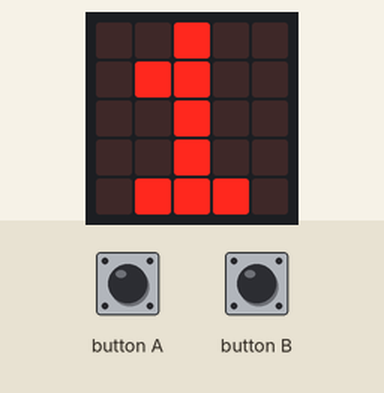
Recording of a program running on a simulated BBC micro:bit (MakeCode). Parts: the board's 5×5 LED display. Inputs (shaded band) come from the test bench.

Above: at 1.9 s.
2.0 s: button A pressed for 0.15 s
At 2.5 s:
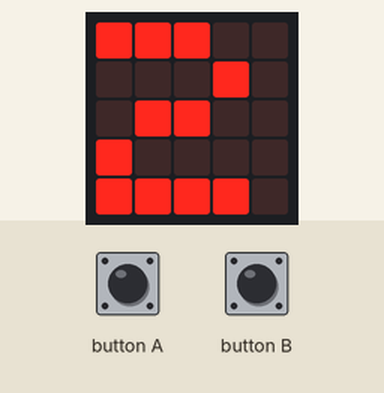
3.6 s: button A pressed for 0.15 s
At 4.9 s:
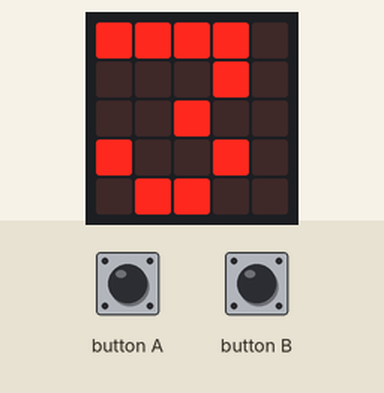
Timing chart, 0 to 6.6 s (numbered marks = the images above; inputs shaded):
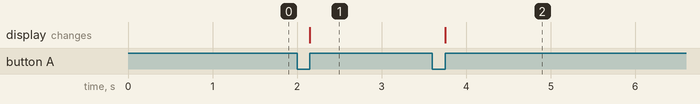

The program:

main.ts
```typescript
input.onButtonPressed(Button.A, function on_button_pressed_a() {

    nb += 1
    basic.showString("" + ("" + nb))
})
input.onButtonPressed(Button.B, function on_button_pressed_b() {

    nb = 1
    basic.showString("" + ("" + nb))
})
let nb = 0
nb = 1
basic.showString("" + ("" + nb))
```

test.ts
```typescript
// les tests vont ici ; cela ne sera pas compilé si ce paquet est utilisé en tant qu'extension.
```

Measured:
- after the input at 2.0 s, the display: changes after 0.15 s (image 1)
- after the input at 3.6 s, the display: changes after 0.15 s (image 2)
